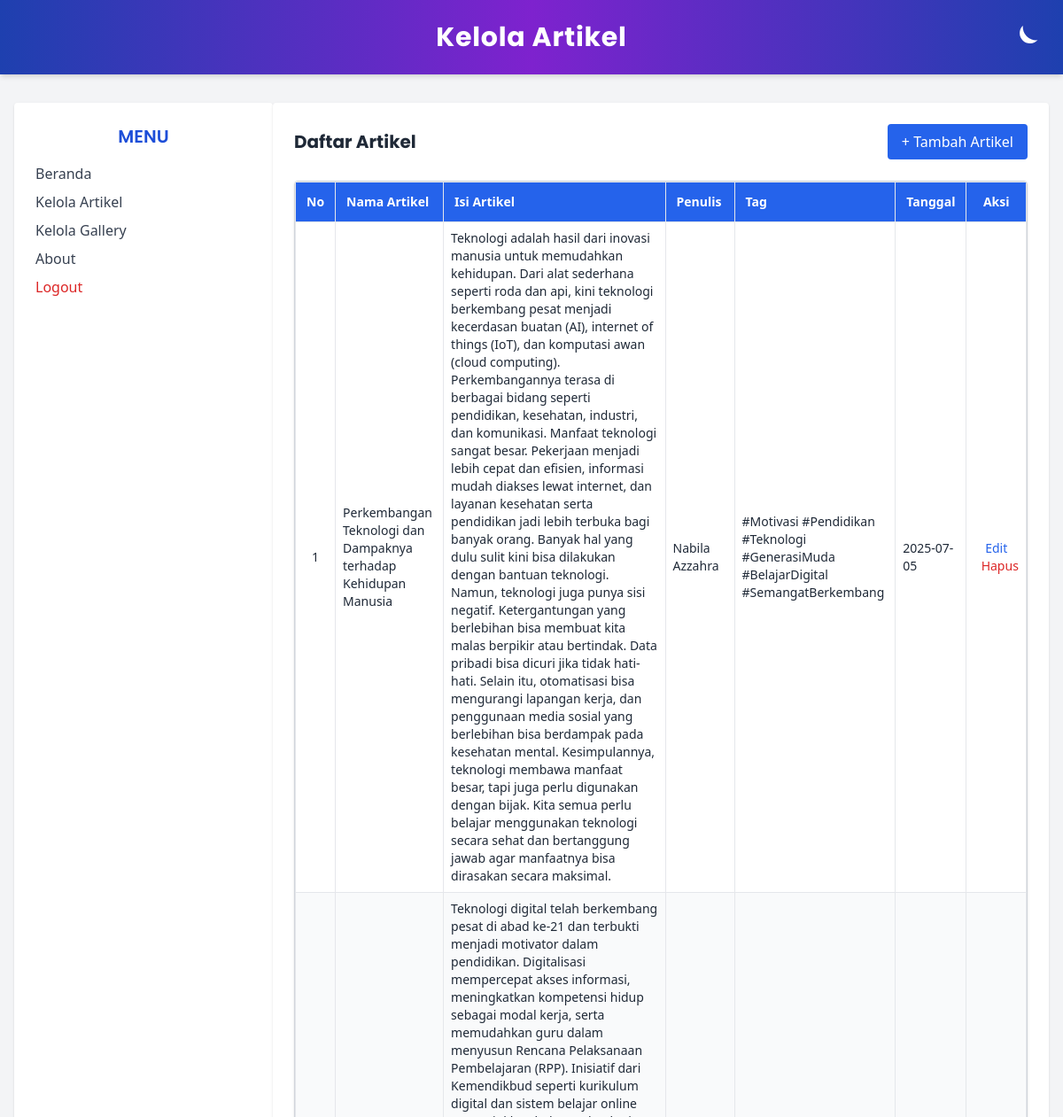
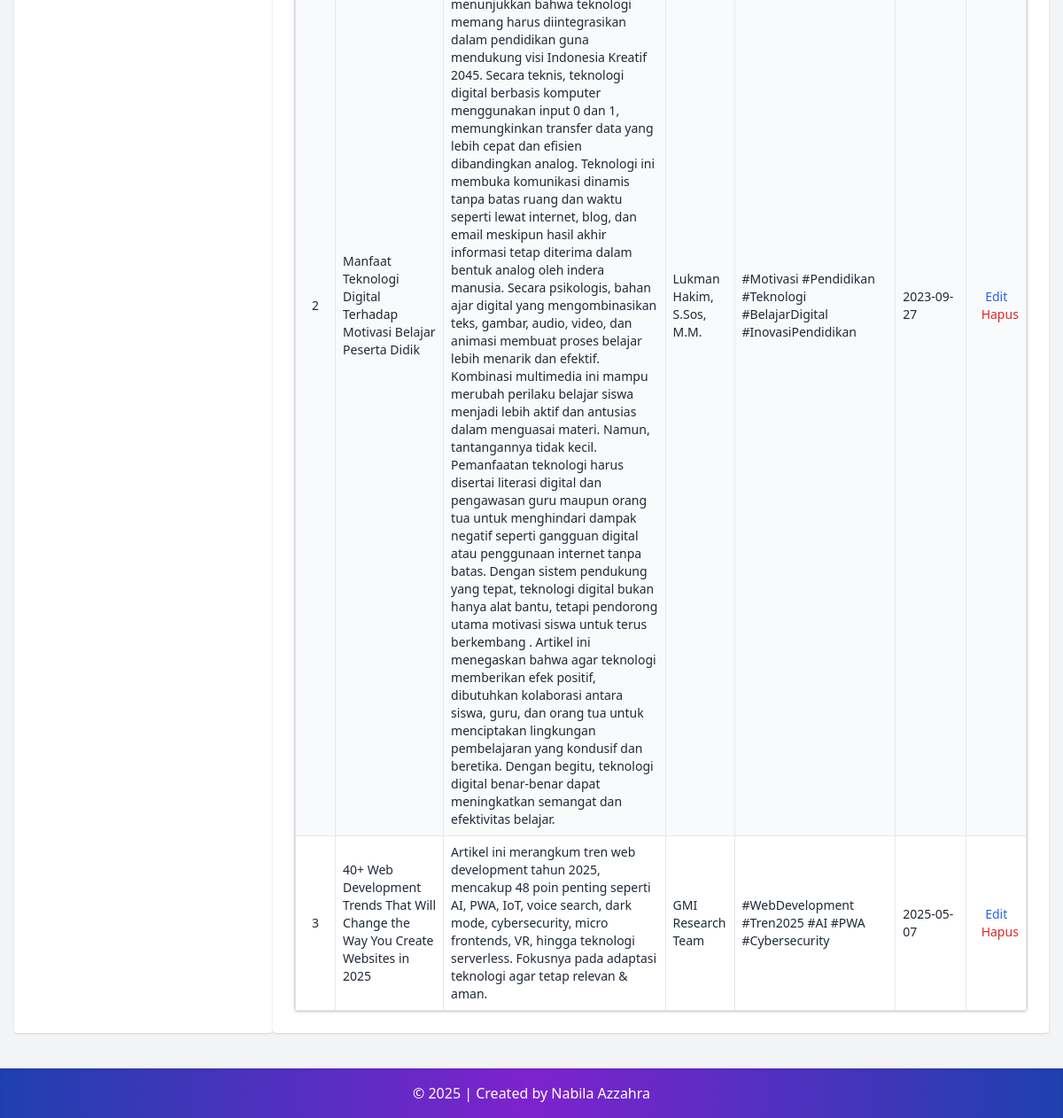
The page /admin/data_artikel.php (signed in) on the database its author committed (2 pictures, top to bottom).
### tables this page shows
CREATE TABLE `tbl_artikel` (
  `id_artikel` int(11) NOT NULL,
  `nama_artikel` text DEFAULT NULL,
  `isi_artikel` text DEFAULT NULL,
  `nama_penulis` varchar(100) DEFAULT NULL,
  `tanggal_publish` date DEFAULT NULL,
  `tag_artikel` varchar(225) DEFAULT NULL
);

### admin/data_artikel.php (the view, shortened to what this page needs)
<?php
include('../koneksi.php');
?>
<!DOCTYPE html>
<html lang="en">
<head>
    <script src="https://cdn.tailwindcss.com"></script>
</head>
<body class="bg-gray-100 dark:bg-gray-900 text-gray-800 dark:text-gray-100 min-h-screen font-sans">
     <header class="bg-gradient-to-r from-blue-800 via-purple-700 to-blue-800 dark:from-gray-900 dark:via-gray-800 dark:to-gray-900 text-white text-center p-6 text-3xl font-semibold tracking-wide shadow-md">
        <h1 class="text-3xl font-bold">Kelola Artikel</h1>
        <button onclick="toggleDarkMode()" class="absolute right-6 top-6 text-white hover:scale-110 transition"
        title="Toggle Theme">
         <svg id="icon-moon" xmlns="http://www.w3.org/2000/svg" class="w-10 h-10 fill-current" viewBox="0 0 24 24">
            <path d="M21 12.79A9 9 0 0111.21 3a7 7 0 1010 9.79z" />
        </svg>
    </button>
</header>
<div class="flex max-w-7xl mx-auto mt-8 px-4">
     <aside class="w-1/4 bg-white dark:bg-gray-800 rounded shadow p-6">
            <h2 class="text-xl font-semibold text-blue-700 dark:text-blue-400 mb-4 text-center">MENU</h2>
            <ul class="space-y-2 text-gray-700 dark:text-gray-200">
                <li><a href="beranda_admin.php" class="block hover:text-blue-500">Beranda</a></li>
                <li><a href="data_artikel.php" class="block hover:text-blue-500">Kelola Artikel</a></li>
                <li><a href="data_gallery.php" class="block hover:text-blue-500">Kelola Gallery</a></li>
                <li><a href="about.php" class="block hover:text-blue-500">About</a></li>
                <li>
                    <a href="logout.php" onclick="return confirm('Apakah anda yakin ingin keluar?');"
                    class="block text-red-600 hover:underline font-medium">Logout</a>
                </li>
            </ul>
        </aside>
         <main class="w-3/4 bg-white dark:bg-gray-800 rounded shadow p-6">
            <div class="flex justify-between items-center mb-6">
                <h2 class="text-xl font-bold text-gray-800 dark:text-white">Daftar Artikel</h2>
                <a href="add_artikel.php" class="bg-blue-600 text-white px-4 py-2 rounded hover:bg-blue-700 transition">+ Tambah
                    Artikel</a>
            </div>
      <div class="overflow-auto rounded shadow border border-gray-300 dark:border-gray-700">
        <table class="min-w-full text-sm text-left">
          <thead class="bg-blue-600 text-white dark:bg-gray-400">
            <tr>
              <th class="p-3 border">No</th>
              <th class="p-3 border">Nama Artikel</th>
              <th class="p-3 border">Isi Artikel</th>
              <th class="p-3 border">Penulis</th>
              <th class="p-3 border">Tag</th>
              <th class="p-3 border">Tanggal</th>
              <th class="p-3 border text-center">Aksi</th>
            </tr>
          </thead>
          <tbody class="bg-white dark:bg-gray-800">
            <?php
            $sql = "SELECT * FROM tbl_artikel";
            $query = mysqli_query($db, $sql);
            $no = 1;
            while ($data = mysqli_fetch_array($query)) {
                echo "<tr class='even:bg-gray-50 dark:even:bg-gray-800'>";
                echo "<td class='border p-2 text-center'>" . $no++ . "</td>";
                echo "<td class='border p-2'>" . htmlspecialchars($data['nama_artikel']) . "</td>";
                echo "<td class='border p-2'>" . htmlspecialchars($data['isi_artikel']) . "</td>";
                echo "<td class='border p-2'>" . htmlspecialchars($data['nama_penulis']) . "</td>";
                echo "<td class='border p-2'>" . htmlspecialchars($data['tag_artikel']) . "</td>";
                echo "<td class='border p-2'>" . htmlspecialchars($data['tanggal_publish']) . "</td>";
                echo "<td class='border p-2 text-center space-x-2'>
                <a href=\"edit_artikel.php?id_artikel={$data['id_artikel']}\" class='text-blue-600 hover:underline'>Edit</a>
                <a href=\"delete_artikel.php?id_artikel={$data['id_artikel']}\" onclick='return confirm(\"Yakin ingin menghapus?\")' class='text-red-600 hover:underline'>Hapus</a></td>";
                echo "</tr>";
              }
              ?>
          </tbody>
        </table>
      </div>
    </main>
  </div>
     <footer class="bg-gradient-to-r from-blue-800 via-purple-700 to-blue-800 dark:from-gray-900 dark:via-gray-800 dark:to-gray-900 text-white text-center py-4 mt-10 shadow-inner">
        &copy; <?php echo date('Y'); ?> | Created by Nabila Azzahra
    </footer>
</body>
</html>

### admin/data_artikel.php (style rules this page uses)
h1, h2 { font-family: 'Poppins', sans-serif; }

### rows shown on the page
tbl_artikel: nama_artikel "Perkembangan Teknologi dan Dampaknya terhadap Kehidupan Manusia", isi_artikel "Teknologi adalah hasil dari inovasi manusia untuk memudahkan kehidupan. Dari alat sederhana seperti roda dan api, kini teknologi berkembang pesat menjadi kecerdasan buatan (AI), internet of things (IoT), dan komputasi awan (cloud computing). Perkembangannya terasa di berbagai bidang seperti pendidikan, kesehatan, industri, dan komunikasi. Manfaat teknologi sangat besar. Pekerjaan menjadi lebih cepat dan efisien, informasi mudah diakses lewat internet, dan layanan kesehatan serta pendidikan jadi lebih terbuka bagi banyak orang. Banyak hal yang dulu sulit kini bisa dilakukan dengan bantuan teknologi. Namun, teknologi juga punya sisi negatif. Ketergantungan yang berlebihan bisa membuat kita…", nama_penulis "Nabila Azzahra", tag_artikel "#Motivasi #Pendidikan #Teknologi #GenerasiMuda #BelajarDigital #SemangatBerkembang", tanggal_publish "2025-07-05"
tbl_artikel: nama_artikel "Manfaat Teknologi Digital Terhadap Motivasi Belajar Peserta Didik", isi_artikel "Teknologi digital telah berkembang pesat di abad ke-21 dan terbukti menjadi motivator dalam pendidikan. Digitalisasi mempercepat akses informasi, meningkatkan kompetensi hidup sebagai modal kerja, serta memudahkan guru dalam menyusun Rencana Pelaksanaan Pembelajaran (RPP). Inisiatif dari Kemendikbud seperti kurikulum digital dan sistem belajar online menunjukkan bahwa teknologi memang harus diintegrasikan dalam pendidikan guna mendukung visi Indonesia Kreatif 2045. Secara teknis, teknologi digital berbasis komputer menggunakan input 0 dan 1, memungkinkan transfer data yang lebih cepat dan efisien dibandingkan analog. Teknologi ini membuka komunikasi dinamis tanpa batas ruang dan waktu…", nama_penulis "Lukman Hakim, S.Sos, M.M.", tag_artikel "#Motivasi #Pendidikan #Teknologi #BelajarDigital #InovasiPendidikan", tanggal_publish "2023-09-27"
tbl_artikel: nama_artikel "40+ Web Development Trends That Will Change the Way You Create Websites in 2025", isi_artikel "Artikel ini merangkum tren web development tahun 2025, mencakup 48 poin penting seperti AI, PWA, IoT, voice search, dark mode, cybersecurity, micro frontends, VR, hingga teknologi serverless. Fokusnya pada adaptasi teknologi agar tetap relevan & aman.", nama_penulis "GMI Research Team", tag_artikel "#WebDevelopment #Tren2025 #AI #PWA #Cybersecurity", tanggal_publish "2025-05-07"
